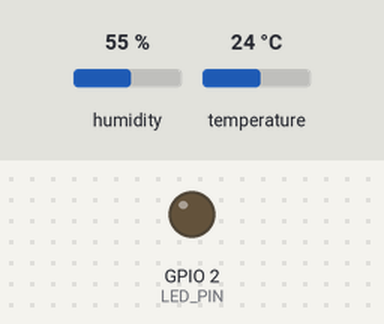
A sketch run on a simulated ESP32. Parts: output pins drawn as LEDs (lit = HIGH). Dashed ring = blinking. Inputs (shaded band) come from the test bench; at power-on: humidity 55 %, temperature 24 °C. What the sketch prints to the serial monitor is not drawn.

Above: at 0.0 s.
At 1.1 s:
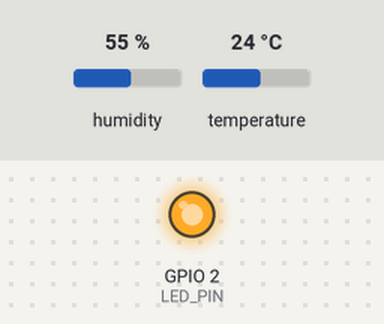
At 5.3 s:
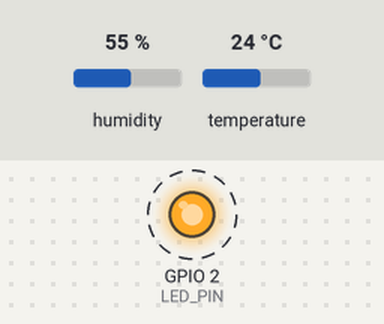
5.4 s: humidity set to 22 %
10.2 s: temperature set to 12 °C
Timing chart, 0 to 21.0 s (numbered marks = the images above; inputs shaded):
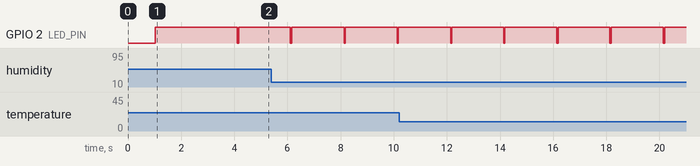

Measured:
- by itself, GPIO 2 (LED_PIN): alternates HIGH for 1.9 s and LOW for 0.05 s

The sketch:

dht21_sensor_test.ino
```cpp
/*
 * DHT21 (AM2301) Temperature & Humidity Sensor - Standalone Test
 *
 * This is a simple test program to verify your DHT21 sensor is working correctly.
 * Use this to test the sensor before integrating with the full system.
 *
 * Features:
 * - Reads temperature in Celsius and Fahrenheit
 * - Reads relative humidity percentage
 * - Displays readings on Serial Monitor
 * - Shows heat index (feels like temperature)
 * - Color-coded warnings for extreme conditions
 *
 * Required Library:
 * - DHT sensor library by Adafruit
 * - Adafruit Unified Sensor
 *
 * Author: KaMoTech
 * Date: March 2026
 */

#include <DHT.h>

// ============================================
// DHT21 SENSOR CONFIGURATION
// ============================================
#define DHT_PIN 14        // GPIO pin connected to DHT21 DATA pin
#define DHT_TYPE DHT21    // DHT21 (AM2301) sensor type

// Create DHT object
DHT dht(DHT_PIN, DHT_TYPE);

// ============================================
// LED INDICATOR (Optional - uses built-in LED)
// ============================================
#define LED_PIN 2         // ESP32 built-in LED

// ============================================
// TIMING CONFIGURATION
// ============================================
#define READ_INTERVAL 2000  // Read sensor every 2 seconds
unsigned long last_read = 0;

// ============================================
// TEMPERATURE THRESHOLDS
// ============================================
#define TEMP_LOW_WARNING 15.0    // Below this = cold warning
#define TEMP_HIGH_WARNING 30.0   // Above this = hot warning
#define TEMP_CRITICAL_HIGH 35.0  // Above this = critical warning

// ============================================
// HUMIDITY THRESHOLDS
// ============================================
#define HUMIDITY_LOW_WARNING 30.0   // Below this = dry warning
#define HUMIDITY_HIGH_WARNING 70.0  // Above this = humid warning
#define HUMIDITY_CRITICAL_HIGH 80.0 // Above this = critical warning

// ============================================
// SETUP
// ============================================
void setup() {
  Serial.begin(115200);
  delay(1000);

  Serial.println("\n╔════════════════════════════════════════════╗");
  Serial.println("║  DHT21 Temperature & Humidity Sensor Test ║");
  Serial.println("╚════════════════════════════════════════════╝\n");

  // Initialize LED
  pinMode(LED_PIN, OUTPUT);
  digitalWrite(LED_PIN, HIGH);  // Turn on LED to show system is ready

  // Initialize DHT sensor
  Serial.println("Initializing DHT21 sensor...");
  dht.begin();

  delay(2000);  // Give sensor time to stabilize

  Serial.println("✓ Sensor initialized!\n");
  Serial.println("Wiring Configuration (3-Wire DHT21):");
  Serial.println("┌─────────────────────────────────────┐");
  Serial.println("│ RED Wire (VCC)    →  5V or 3.3V    │");
  Serial.println("│ YELLOW Wire (DATA) →  GPIO 14      │");
  Serial.println("│ BLACK Wire (GND)  →  GND           │");
  Serial.println("└─────────────────────────────────────┘");
  Serial.println();
  Serial.println("✓ Your 3-wire module has built-in pull-up resistor");
  Serial.println("  No external resistor needed!\n");
  Serial.println("━━━━━━━━━━━━━━━━━━━━━━━━━━━━━━━━━━━━━━━━\n");

  delay(1000);

  Serial.println("Starting readings...\n");
  Serial.println("┌──────────┬─────────┬──────────┬────────────┬────────┐");
  Serial.println("│   Time   │  Temp   │ Humidity │ Heat Index │ Status │");
  Serial.println("├──────────┼─────────┼──────────┼────────────┼────────┤");
}

// ============================================
// MAIN LOOP
// ============================================
void loop() {
  // Check if it's time to read the sensor
  if (millis() - last_read >= READ_INTERVAL) {
    last_read = millis();

    // Read sensor
    read_and_display_sensor();

    // Blink LED to show activity
    digitalWrite(LED_PIN, LOW);
    delay(50);
    digitalWrite(LED_PIN, HIGH);
  }
}

// ============================================
// READ AND DISPLAY SENSOR DATA
// ============================================
void read_and_display_sensor() {
  // Read humidity
  float humidity = dht.readHumidity();

  // Read temperature in Celsius
  float temp_celsius = dht.readTemperature();

  // Read temperature in Fahrenheit
  float temp_fahrenheit = dht.readTemperature(true);

  // Check if readings failed
  if (isnan(humidity) || isnan(temp_celsius) || isnan(temp_fahrenheit)) {
    Serial.println("│ ERROR    │  ---    │   ---    │    ---     │  FAIL  │");
    Serial.println("│          │         │          │            │        │");
    Serial.println("│ ✗ Failed to read from DHT sensor!                  │");
    Serial.println("│ Check: Wiring, Power, Pull-up resistor             │");
    Serial.println("└─────────────────────────────────────────────────────┘");
    Serial.println();
    delay(1000);

    // Restart display header
    Serial.println("┌──────────┬─────────┬──────────┬────────────┬────────┐");
    Serial.println("│   Time   │  Temp   │ Humidity │ Heat Index │ Status │");
    Serial.println("├──────────┼─────────┼──────────┼────────────┼────────┤");
    return;
  }

  // Calculate heat index (feels like temperature)
  float heat_index = dht.computeHeatIndex(temp_fahrenheit, humidity);
  float heat_index_celsius = (heat_index - 32) * 5.0 / 9.0;

  // Format time (seconds since start)
  unsigned long seconds = millis() / 1000;
  char time_str[12];
  sprintf(time_str, "%3lum %02lus", seconds / 60, seconds % 60);

  // Display reading
  Serial.print("│ ");
  Serial.print(time_str);
  Serial.print(" │ ");

  // Temperature with color coding
  if (temp_celsius < TEMP_LOW_WARNING) {
    Serial.print("🔵 ");  // Cold
  } else if (temp_celsius > TEMP_CRITICAL_HIGH) {
    Serial.print("🔴 ");  // Too hot
  } else if (temp_celsius > TEMP_HIGH_WARNING) {
    Serial.print("🟠 ");  // Warm
  } else {
    Serial.print("🟢 ");  // Normal
  }

  Serial.printf("%4.1f°C", temp_celsius);
  Serial.print(" │ ");

  // Humidity with color coding
  if (humidity < HUMIDITY_LOW_WARNING) {
    Serial.print("🔵 ");  // Dry
  } else if (humidity > HUMIDITY_CRITICAL_HIGH) {
    Serial.print("🔴 ");  // Too humid
  } else if (humidity > HUMIDITY_HIGH_WARNING) {
    Serial.print("🟠 ");  // Humid
  } else {
    Serial.print("🟢 ");  // Normal
  }

  Serial.printf("%5.1f%%", humidity);
  Serial.print(" │ ");

  // Heat Index
  Serial.printf("%6.1f°C", heat_index_celsius);
  Serial.print(" │ ");

  // Status indicator
  String status = get_status(temp_celsius, humidity);
  Serial.print(status);

  // Pad status to 6 characters
  for (int i = status.length(); i < 6; i++) {
    Serial.print(" ");
  }

  Serial.println(" │");

  // Display warnings if conditions are extreme
  display_warnings(temp_celsius, temp_fahrenheit, humidity, heat_index_celsius);
}

// ============================================
// GET STATUS STRING
// ============================================
String get_status(float temp, float humidity) {
  // Critical conditions
  if (temp > TEMP_CRITICAL_HIGH) {
    return "CRITICAL";
  }
  if (humidity > HUMIDITY_CRITICAL_HIGH) {
    return "CRITICAL";
  }

  // Warning conditions
  if (temp < TEMP_LOW_WARNING || temp > TEMP_HIGH_WARNING) {
    return "WARN";
  }
  if (humidity < HUMIDITY_LOW_WARNING || humidity > HUMIDITY_HIGH_WARNING) {
    return "WARN";
  }

  // Normal
  return "OK";
}

// ============================================
// DISPLAY WARNINGS
// ============================================
void display_warnings(float temp_c, float temp_f, float humidity, float heat_index) {
  bool has_warning = false;

  // Temperature warnings
  if (temp_c < TEMP_LOW_WARNING) {
    Serial.println("│          │ ⚠️  LOW TEMPERATURE - Environment too cold     │");
    has_warning = true;
  }

  if (temp_c > TEMP_CRITICAL_HIGH) {
    Serial.println("│          │ 🚨 CRITICAL: High temperature detected!       │");
    Serial.println("│          │    Consider cooling or ventilation            │");
    has_warning = true;
  } else if (temp_c > TEMP_HIGH_WARNING) {
    Serial.println("│          │ ⚠️  HIGH TEMPERATURE - Consider turning on fan │");
    has_warning = true;
  }

  // Humidity warnings
  if (humidity < HUMIDITY_LOW_WARNING) {
    Serial.println("│          │ ⚠️  LOW HUMIDITY - Air is too dry              │");
    has_warning = true;
  }

  if (humidity > HUMIDITY_CRITICAL_HIGH) {
    Serial.println("│          │ 🚨 CRITICAL: Very high humidity detected!     │");
    Serial.println("│          │    Risk of condensation and mold growth       │");
    has_warning = true;
  } else if (humidity > HUMIDITY_HIGH_WARNING) {
    Serial.println("│          │ ⚠️  HIGH HUMIDITY - Ensure good ventilation    │");
    has_warning = true;
  }

  // Heat index warning
  if (heat_index > 32.0) {
    Serial.println("│          │ ⚠️  HIGH HEAT INDEX - Feels hotter than actual │");
    has_warning = true;
  }

  // Add separator after warnings
  if (has_warning) {
    Serial.println("├──────────┼─────────┼──────────┼────────────┼────────┤");
  }
}

/*
 * ═══════════════════════════════════════════════════════════════════
 * WIRING DIAGRAM - DHT21/AM2301 Sensor (3-Wire Module)
 * ═══════════════════════════════════════════════════════════════════
 *
 * Your 3-Wire DHT21 Module:
 *
 *     ┌──────────────┐
 *     │   DHT21/AM2301│
 *     │   (3-Wire)   │
 *     └──┬───┬───┬───┘
 *        │   │   │
 *      RED YELLOW BLACK
 *       │   │   │
 *       │   │   └─────────→ GND (ESP32)
 *       │   │
 *       │   └─────────────→ GPIO 14 (ESP32)
 *       │
 *       └─────────────────→ 5V or 3.3V (ESP32)
 *
 *
 * Wire Colors & Connections:
 * ┌────────────┬──────────────┬─────────────────┐
 * │ Wire Color │   Function   │   ESP32 Pin     │
 * ├────────────┼──────────────┼─────────────────┤
 * │    RED     │   VCC/Power  │   5V or 3.3V    │
 * │   YELLOW   │   DATA/Signal│   GPIO 14       │
 * │   BLACK    │   GND/Ground │   GND           │
 * └────────────┴──────────────┴─────────────────┘
 *
 *
 * Simplified Connection Diagram:
 *
 *    ESP32                    DHT21 Sensor
 * ┌─────────┐              ┌──────────────┐
 * │         │              │              │
 * │  5V  ●──┼──────────────┼──● RED       │
 * │         │              │              │
 * │ GPIO14●─┼──────────────┼──● YELLOW    │
 * │         │              │              │
 * │  GND ●──┼──────────────┼──● BLACK     │
 * │         │              │              │
 * └─────────┘              └──────────────┘
 *
 *
 * ⚠️  IMPORTANT NOTES:
 *
 * 1. Pull-up Resistor:
 *    ✓ Your 3-wire module has BUILT-IN pull-up resistor
 *    ✓ NO external 10kΩ resistor needed!
 *
 * 2. Power Supply:
 *    - Works with both 3.3V or 5V
 *    - Recommended: Use 5V for more stable readings
 *    - ESP32 has both 3.3V and 5V pins available
 *
 * 3. GPIO Pin (Currently using GPIO 14):
 *    - You can change to any GPIO pin
 *    - Change #define DHT_PIN 14 to your preferred pin
 *    - Avoid: GPIO 6-11 (flash), GPIO 34-39 (input only)
 *
 * 4. Sensor Placement Tips:
 *    - Keep away from heat sources (motors, sunlight)
 *    - Allow good air circulation
 *    - Protect from direct water/rain
 *    - Mount vertically if possible
 *
 * 5. Sensor Specifications:
 *    - Temperature Range: -40°C to 80°C
 *    - Humidity Range: 0% to 100% RH
 *    - Temperature Accuracy: ±0.5°C
 *    - Humidity Accuracy: ±3% RH
 *    - Reading Interval: Minimum 2 seconds
 *
 * 6. Troubleshooting:
 *    ❌ "Failed to read" errors:
 *       - Check all 3 wires are connected firmly
 *       - Verify power (5V or 3.3V) is connected
 *       - Try different GPIO pin
 *       - Sensor needs 1-2 seconds to stabilize after power-on
 *
 *    ❌ Readings always 0 or NaN:
 *       - Check YELLOW wire is on GPIO 14
 *       - Verify sensor is getting power (RED to 5V, BLACK to GND)
 *       - Try uploading code again
 *
 *    ❌ Unstable readings:
 *       - Use 5V instead of 3.3V
 *       - Check for loose connections
 *       - Keep sensor away from electromagnetic interference
 *
 * ═══════════════════════════════════════════════════════════════════
 *
 * DHT21 vs DHT11 vs DHT22:
 *
 * DHT21 (AM2301) = DHT22 with different housing
 * - Better accuracy than DHT11
 * - More expensive than DHT11
 * - Same performance as DHT22
 * - This code works for all three types!
 *
 * ═══════════════════════════════════════════════════════════════════
 *
 * Expected Serial Monitor Output:
 *
 * ╔════════════════════════════════════════════╗
 * ║  DHT21 Temperature & Humidity Sensor Test ║
 * ╚════════════════════════════════════════════╝
 *
 * ┌──────────┬─────────┬──────────┬────────────┬────────┐
 * │   Time   │  Temp   │ Humidity │ Heat Index │ Status │
 * ├──────────┼─────────┼──────────┼────────────┼────────┤
 * │   0m 02s │ 🟢 25.1°C │ 🟢 60.5% │   24.8°C   │   OK   │
 * │   0m 04s │ 🟢 25.2°C │ 🟢 60.3% │   24.9°C   │   OK   │
 * │   0m 06s │ 🟢 25.1°C │ 🟢 60.4% │   24.8°C   │   OK   │
 *
 * ═══════════════════════════════════════════════════════════════════
 */
```
